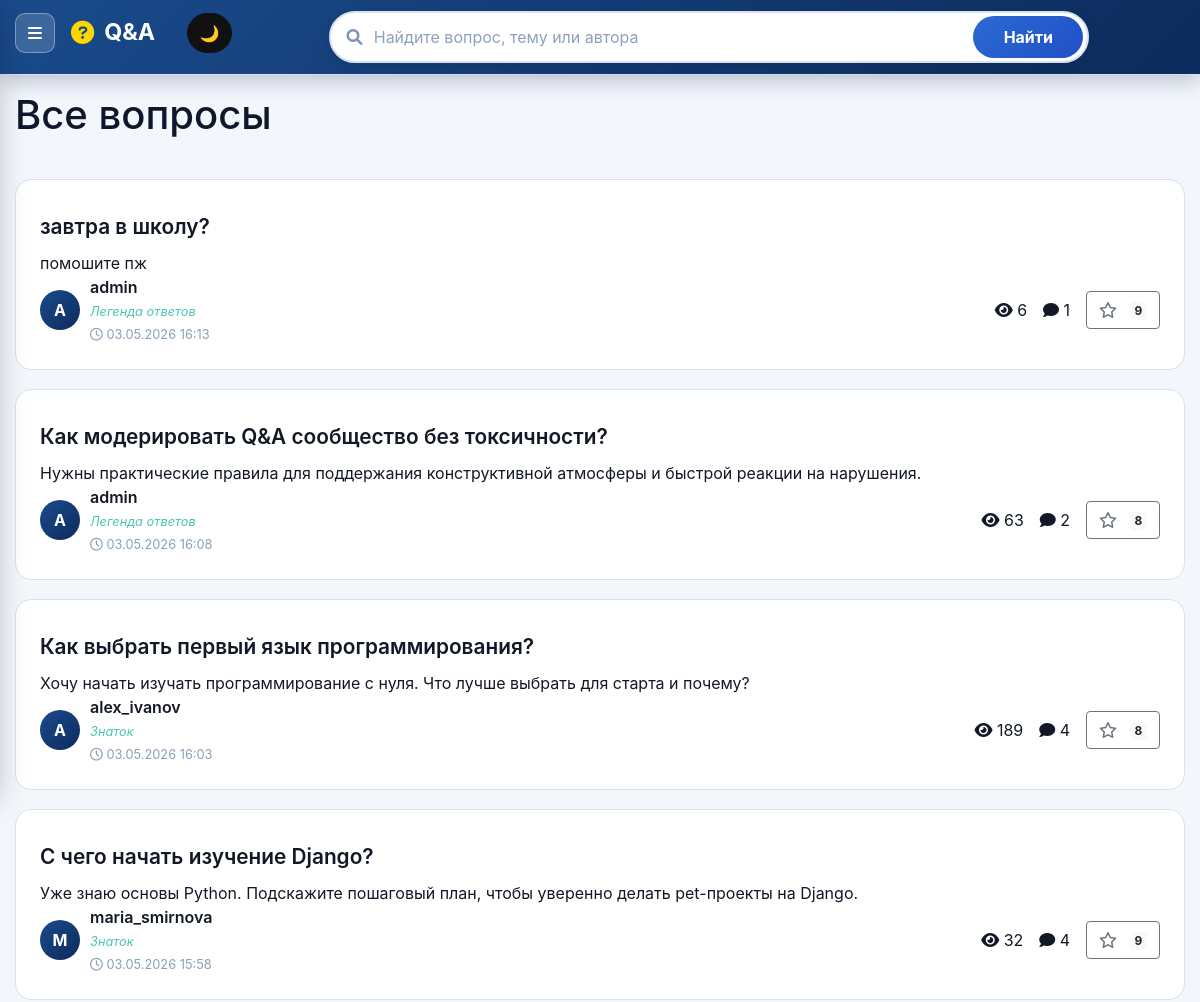
The page /questions/ (upper part) on the database as committed earlier.
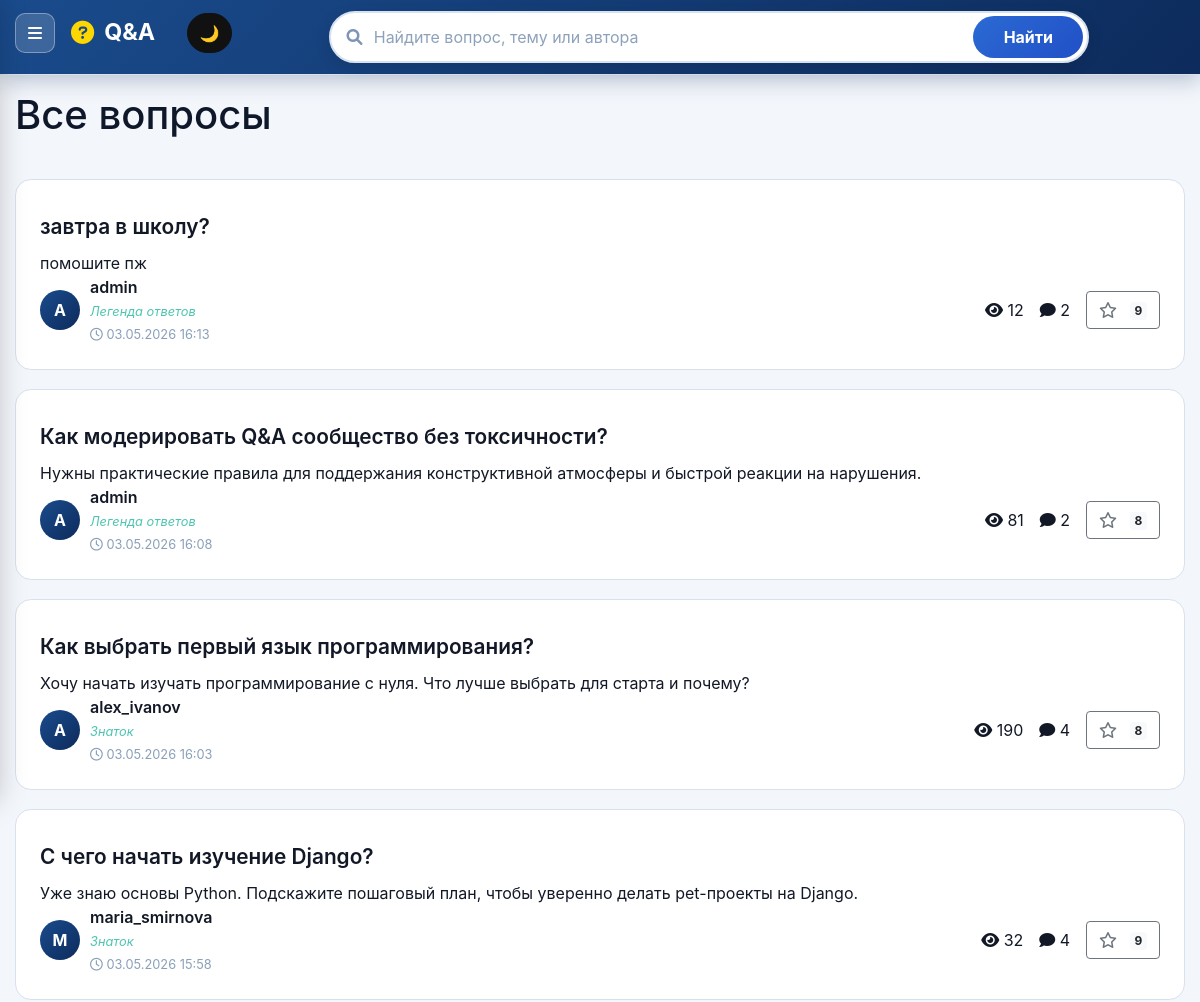
The same page on the database as committed later.
### questions/models.py (models this page shows, shortened)
class Question(models.Model):
    title = models.CharField(max_length=200)
    content = models.TextField()
    created_at = models.DateTimeField(auto_now_add=True)
    author = models.ForeignKey(User, on_delete=models.CASCADE, related_name='questions')
    views_count = models.IntegerField(default=0)
    accepted_answer = models.OneToOneField(
        'Answer',
        on_delete=models.SET_NULL,
        null=True,
        blank=True,
        related_name='accepted_for_question'
    )
    objects = models.Manager()

class Profile(models.Model):
    user = models.OneToOneField(User, on_delete=models.CASCADE)
    bio = models.TextField(blank=True)
    location = models.CharField(max_length=100, blank=True)
    website = models.URLField(blank=True)
    chosen_title = models.CharField(max_length=100, blank=True, null=True, help_text='Выбранный титул из ранее полученных')
    def get_score(self):
        answers = self.user.answers
        answer_count = answers.count()
        accepted_count = answers.filter(question__accepted_answer_id=F('id')).count()
        bad_count = answers.filter(is_bad=True).count()
        score = answer_count + accepted_count * 10 - bad_count * 2
        return max(score, 0)
    def get_title(self):
        if self.chosen_title:
            return self.chosen_title
        score = self.get_score()
        if score >= 100:
            return 'Легенда ответов'
        if score >= 50:
            return 'Гуру помощи'
        if score >= 25:
            return 'Эксперт'
        if score >= 10:
            return 'Знаток'
        if score >= 1:
            return 'Новичок'
        return 'Начинающий'
    objects = models.Manager()

### questions/views.py (the view, shortened to what this page needs)
# urls.py: path('', question_list, name='question_list'),
def question_list(request):
    questions = Question.objects.select_related('author', 'author__profile').annotate(
        likes_count=Count('likes', distinct=True),
        answers_count=Count('answers', distinct=True),
    )
    q = request.GET.get('q', '')
    q = q.strip()
    questions = questions.order_by('-created_at')
    paginator = Paginator(questions, 10)
    page_number = request.GET.get('page', 1)
    try:
        page_obj = paginator.page(page_number)
    except PageNotAnInteger:
        page_obj = paginator.page(1)
    except EmptyPage:
        page_obj = paginator.page(paginator.num_pages)
    if request.user.is_authenticated:
        question_ids = [question.id for question in page_obj.object_list]
        liked_ids = set(
            QuestionLike.objects.filter(
                user=request.user,
                question_id__in=question_ids
            ).values_list('question_id', flat=True)
        )
        for question in page_obj.object_list:
            question.user_liked = question.id in liked_ids
    else:
        for question in page_obj.object_list:
            question.user_liked = False
    users = User.objects.all()
    query_params = request.GET.copy()
    query_params.pop('page', None)
    for key in list(query_params.keys()):
        if key != 'q':
            query_params.pop(key, None)
    context = {
        'page_obj': page_obj,
        'questions': page_obj.object_list,
        'users': users,
        'querystring': query_params.urlencode(),
        'search_query': q,
    }
    return render(request, 'questions/question_list.html', context)

### questions/context_processors.py (called while the page is built)
def search_query(request):
    return {"search_query": request.GET.get("q", "").strip()}

### questions/templates/questions/question_list.html (shortened to what this page needs)
{% extends "base.html" %}
{% block content %}
    <div class="page-header">
        <h1 style="color: var(--header-color);">Все вопросы</h1>
    </div>
    {% for question in questions %}
    <div class="question-card">
        <h2 class="question-title">
            <a href="{% url 'question_detail' question.pk %}">{{ question.title }}</a>
        </h2>
        <div class="question-preview">{{ question.content|truncatewords:30 }}</div>
        <div class="question-meta">
            <div class="author-info">
                <div class="avatar">
                    {{ question.author.username|first|upper }}
                </div>
                <div>
                    <span class="author-name"><a href="{% url 'profile' question.author.username %}">{{ question.author.username }}</a></span>
                    {% if question.author.profile.get_title %}<div class="author-title">{{ question.author.profile.get_title }}</div>{% endif %}
                    <span class="post-date">
                        <i class="far fa-clock"></i> {{ question.created_at|date:"d.m.Y H:i" }}
                    </span>
                </div>
            </div>
            <div class="stats">
                <span class="stat-item"><i class="fas fa-eye"></i> {{ question.views_count }}</span>
                <span class="stat-item"><i class="fas fa-comment"></i> {{ question.answers_count }}</span>
            </div>
            <div class="like-section">
                {% if user.is_authenticated %}
                    <button class="btn {% if question.user_liked %}btn-warning{% else %}btn-outline-warning{% endif %} like-btn"
                            data-question-id="{{ question.pk }}"
                            data-liked="{{ question.user_liked|yesno:'true,false' }}">
                        <i class="{% if question.user_liked %}fas{% else %}far{% endif %} fa-star mr-1"></i>
                        {% if question.user_liked %}Убрать звезду{% else %}Поставить звезду{% endif %}
                        <span class="badge badge-light ml-1 likes-count">{{ question.likes_count }}</span>
                    </button>
                {% else %}
                    <a href="{% url 'login' %}" class="btn btn-outline-secondary">
                        <i class="far fa-star mr-1"></i>
                        <span class="badge badge-light ml-1">{{ question.likes_count }}</span>
                    </a>
                {% endif %}
            </div>
        </div>
    </div>
    {% endfor %}
{% endblock %}

Rows that differ between the two databases and show on the page:
changed Question "завтра в школу?": views_count "6" → "12"; answers_count "1" → "2"
changed Question "Как модерировать Q&A сообщество без токсичности?": views_count "63" → "81"
changed Question "Как выбрать первый язык программирования?": views_count "189" → "190"
